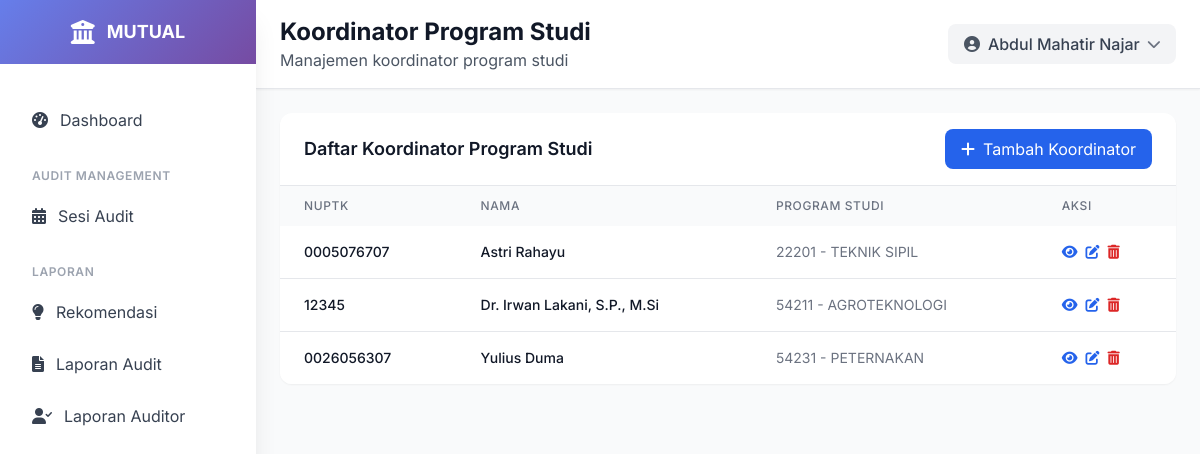
The page /koordinator/ (signed in) on the database its author committed.
### ami/models.py (models this page shows, shortened)
class KoordinatorProgramStudi(models.Model):
    user = models.OneToOneField(User, on_delete=models.CASCADE)
    nuptk = models.CharField(max_length=20, unique=True)
    nama_lengkap = models.CharField(max_length=255)
    program_studi = models.ForeignKey(
        ProgramStudi,
        null=True,
        on_delete=models.SET_NULL,
        related_name='koordinators'
    )
    class Meta:
        verbose_name = "Koordinator Program Studi"
        verbose_name_plural = "Koordinator Program Studi"
        ordering = ['nama_lengkap']

class ProgramStudi(models.Model):
    lembaga_akreditasi = models.ForeignKey(LembagaAkreditasi, on_delete=models.PROTECT, related_name='program_studi')
    kode = models.CharField(max_length=10, unique=True)
    nama = models.CharField(max_length=255)
    fakultas = models.CharField(max_length=200, choices=[
        ('FKIP', 'FKIP'),
        ('FISIP', 'FISIP'),
        ('FEB', 'FEB'),
        ('FAKUM', 'FAKUM'),
        ('FAPERTA', 'FAPERTA'),
        ('FATEK', 'FATEK'),
        ('FMIPA', 'FMIPA'),
        ('FAHUT', 'FAHUT'),
        ('FK', 'FK'),
        ('FAPETKAN', 'FAPETKAN'),
        ('FKM', 'FKM'),
        ('Pascasarjana', 'Pascasarjana'),
    ])
    jenjang = models.CharField(max_length=50, choices=[
        ('D3', 'Diploma 3'),
        ('D4', 'Diploma 4'),
        ('S1', 'Sarjana'),
        ('S2', 'Magister'),
        ('S3', 'Doktor'),
    ])
    akreditasi = models.CharField(max_length=50, blank=True, null=True, choices=[
        ('unggul', 'UNGGUL'),
        ('baik_sekali', 'BAIK SEKALI'),
        ('baik', 'BAIK'),
        ('A', 'A'),
        ('B', 'B'),
        ('C', 'C'),
        ('belum', 'Belum Terakreditasi')
    ] )
    tanggal_akreditasi = models.DateField(blank=True, null=True)
    class Meta:
        verbose_name = "Program Studi"
        verbose_name_plural = "Program Studi"
        ordering = ['kode']

### ami/views.py (the view)
# urls.py: path('koordinator/', views.koordinator_list, name='koordinator_list'),
@login_required
def koordinator_list(request):
    koordinators = KoordinatorProgramStudi.objects.select_related('user', 'program_studi').all().order_by('nama_lengkap')
    paginator = Paginator(koordinators, 10)
    page_number = request.GET.get('page')
    koordinator_list = paginator.get_page(page_number)
    return render(request, 'ami/koordinator_list.html', {
        'koordinator_list': koordinator_list
    })

### templates/ami/koordinator_list.html (shortened to what this page needs)
{% extends 'base.html' %}
{% load static %}
{% block page_title %}Koordinator Program Studi{% endblock %}
{% block page_subtitle %}Manajemen koordinator program studi{% endblock %}
{% block content %}
<div class="p-4 lg:p-6">
    <div class="bg-white rounded-xl shadow-sm overflow-hidden">
        <div class="px-4 lg:px-6 py-4 border-b border-gray-200 flex flex-col sm:flex-row sm:justify-between sm:items-center space-y-2 sm:space-y-0">
            <h3 class="text-lg font-semibold text-gray-900">Daftar Koordinator Program Studi</h3>
            <div class="flex flex-col sm:flex-row space-y-2 sm:space-y-0 sm:space-x-2 w-full sm:w-auto">
                <a href="{% url 'ami:koordinator_create' %}" class="bg-blue-600 hover:bg-blue-700 text-white px-4 py-2 rounded-lg flex items-center justify-center w-full sm:w-auto">
                    <i class="fas fa-plus mr-2"></i> Tambah Koordinator
                </a>
            </div>
        </div>
        <div class="overflow-x-auto">
            <table class="w-full">
                <thead class="bg-gray-50">
                    <tr>
                        <th class="px-3 lg:px-6 py-3 text-left text-xs font-medium text-gray-500 uppercase tracking-wider">NUPTK</th>
                        <th class="px-3 lg:px-6 py-3 text-left text-xs font-medium text-gray-500 uppercase tracking-wider">Nama</th>
                        <th class="px-3 lg:px-6 py-3 text-left text-xs font-medium text-gray-500 uppercase tracking-wider hidden md:table-cell">Program Studi</th>
                        <th class="px-3 lg:px-6 py-3 text-left text-xs font-medium text-gray-500 uppercase tracking-wider">Aksi</th>
                    </tr>
                </thead>
                <tbody class="bg-white divide-y divide-gray-200">
                    {% for koordinator in koordinator_list %}
                    <tr class="hover:bg-gray-50 transition-colors">
                        <td class="px-3 lg:px-6 py-4 whitespace-nowrap">
                            <div class="text-xs lg:text-sm font-medium text-gray-900">{{ koordinator.nuptk }}</div>
                        </td>
                        <td class="px-3 lg:px-6 py-4 whitespace-nowrap">
                            <div class="text-xs lg:text-sm font-medium text-gray-900">{{ koordinator.nama_lengkap }}</div>
                        </td>
                        <td class="px-3 lg:px-6 py-4 whitespace-nowrap text-xs lg:text-sm text-gray-500 hidden md:table-cell">
                            {{ koordinator.program_studi.kode }} - {{ koordinator.program_studi.nama }}
                        </td>
                        <td class="px-3 lg:px-6 py-4 whitespace-nowrap text-xs lg:text-sm font-medium">
                            <div class="flex flex-wrap gap-2">
                                <a href="{% url 'ami:koordinator_detail' koordinator.pk %}" class="text-blue-600 hover:text-blue-900">
                                    <i class="fas fa-eye"></i>
                                </a>
                                <a href="{% url 'ami:koordinator_update' koordinator.pk %}" class="text-blue-600 hover:text-blue-900">
                                    <i class="fas fa-edit"></i>
                                </a>
                                <a href="{% url 'ami:koordinator_delete' koordinator.pk %}" class="text-red-600 hover:text-red-900">
                                    <i class="fas fa-trash-alt"></i>
                                </a>
                            </div>
                        </td>
                    </tr>
                    {% empty %}
                    <tr>
                        <td colspan="4" class="px-4 lg:px-6 py-4 text-center text-gray-500 text-sm">Tidak ada koordinator yang terdaftar</td>
                    </tr>
                    {% endfor %}
                </tbody>
            </table>
        </div>
    </div>
</div>
{% endblock %}

### templates/base.html (shortened to what this page needs)
<!DOCTYPE html>
<html lang="id">
<head>
    <script src="https://cdn.tailwindcss.com"></script>
    <link href="https://cdnjs.cloudflare.com/ajax/libs/font-awesome/6.0.0/css/all.min.css" rel="stylesheet">
    <link href="https://cdn.jsdelivr.net/npm/select2@4.1.0-rc.0/dist/css/select2.min.css" rel="stylesheet" />
    <link href="https://cdn.jsdelivr.net/npm/select2-bootstrap-5-theme@1.3.0/dist/select2-bootstrap-5-theme.min.css" rel="stylesheet" />
</head>
<body class="bg-gray-50">
    <div class="fixed inset-y-0 left-0 z-50 w-64 bg-white shadow-xl transform transition-transform duration-300 ease-in-out lg:translate-x-0 -translate-x-full flex flex-col" id="sidebar">
        <div class="flex items-center justify-center h-16 gradient-bg flex-shrink-0">
            <div class="flex items-center space-x-3">
                <i class="fas fa-university text-white text-2xl"></i>
                <span class="text-white font-bold text-lg">MUTUAL</span>
            </div>
        </div>
        <nav class="flex-1 overflow-y-auto mt-8 px-4 pb-4">
            <div class="space-y-2">
                <a href="{% url 'ami:dashboard' %}" class="sidebar-item flex items-center px-4 py-3 text-gray-700 rounded-lg transition-all duration-200 {% if request.resolver_match.url_name == 'dashboard' %}bg-blue-50 text-blue-600{% else %}hover:bg-gray-50{% endif %}">
                    <i class="fas fa-tachometer-alt mr-3"></i>
                    <span>Dashboard</span>
                </a>
                <div class="pt-4">
                    <p class="px-4 text-xs font-semibold text-gray-400 uppercase tracking-wider">Audit Management</p>
                    <div class="mt-2 space-y-1">
                        <a href="{% url 'ami:audit_session_list' %}" class="sidebar-item flex items-center px-4 py-3 text-gray-700 rounded-lg transition-all duration-200 {% if request.resolver_match.url_name == 'audit_session_list' %}bg-blue-50 text-blue-600{% else %}hover:bg-gray-50{% endif %}">
                            <i class="fas fa-calendar-alt mr-3"></i>
                            <span>Sesi Audit</span>
                        </a>
                    </div>
                </div>
                <div class="pt-4">
                    <p class="px-4 text-xs font-semibold text-gray-400 uppercase tracking-wider">Laporan</p>
                    <div class="mt-2 space-y-1">
                        <a href="#" class="sidebar-item flex items-center px-4 py-3 text-gray-700 rounded-lg transition-all duration-200 hover:bg-gray-50">
                            <i class="fas fa-lightbulb mr-3"></i>
                            <span>Rekomendasi</span>
                        </a>
                        <a href="{% url 'ami:laporan_index_audit' %}"
                            class="sidebar-item flex items-center px-4 py-3 text-gray-700 rounded-lg transition-all duration-200 {% if request.resolver_match.url_name == 'laporan_index_audit' %}bg-blue-50 text-blue-600{% else %}hover:bg-gray-50{% endif %}">
                             <i class="fas fa-file-alt mr-3"></i>
                            <span>Laporan Audit</span>
                        </a>
                        <a href="{% url 'ami:laporan_index_auditor' %}"
                            class="sidebar-item flex items-center px-4 py-3 text-gray-700 rounded-lg transition-all duration-200 {% if request.resolver_match.url_name == 'laporan_index_auditor' %}bg-blue-50 text-blue-600{% else %}hover:bg-gray-50{% endif %}">
                            <i class="fas fa-user-check mr-3"></i>
                             <span>Laporan Auditor</span>
                        </a>
                    </div>
                </div>
            </div>
        </nav>
    </div>
    <div class="lg:ml-64 flex flex-col min-h-screen">
        <header class="bg-white shadow-sm border-b border-gray-200">
            <div class="flex items-center justify-between px-4 lg:px-6 py-4">
                <div class="lg:block hidden">
                    <h1 class="text-xl lg:text-2xl font-bold text-gray-900">{% block page_title %}{% endblock %}</h1>
                    <p class="text-gray-600">{% block page_subtitle %}{% endblock %}</p>
                </div>
                <div class="flex items-center space-x-4">
                    <div class="relative">
                        <button id="profileButton" class="flex items-center space-x-2 bg-gray-100 hover:bg-gray-200 px-4 py-2 rounded-lg transition-colors">
                            <i class="fas fa-user-circle text-gray-600"></i>
                            <span class="text-gray-700 font-medium">{{ user.get_full_name|default:user.username }}</span>
                            <i class="fas fa-chevron-down text-gray-500 text-sm transition-transform" id="chevronIcon"></i>
                        </button>
                    </div>
                </div>
            </div>
        </header>
        {% block content %}{% endblock %}
    </div>
</body>
</html>

### templates/base.html (style rules this page uses)
body { font-family: 'Inter', sans-serif; }
.gradient-bg { background: linear-gradient(135deg, #667eea 0%, #764ba2 100%); }

### rows shown on the page
KoordinatorProgramStudi: nuptk "0005076707", nama_lengkap "Astri Rahayu", program_studi.kode "22201", program_studi.nama "TEKNIK SIPIL"
KoordinatorProgramStudi: nuptk "12345", nama_lengkap "Dr. Irwan Lakani, S.P., M.Si", program_studi.kode "54211", program_studi.nama "AGROTEKNOLOGI"
KoordinatorProgramStudi: nuptk "0026056307", nama_lengkap "Yulius Duma", program_studi.kode "54231", program_studi.nama "PETERNAKAN"

### other values the page prints
{{ user.get_full_name|default:user.username }} "Abdul Mahatir Najar"
